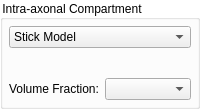
    <widget class="QGroupBox" name="m_IntraAxonalGroupBox">
     <property name="styleSheet">
      <string notr="true">QGroupBox {
  background-color: transparent;
}</string>
     </property>
     <property name="title">
      <string>Intra-axonal Compartment</string>
     </property>
     <layout class="QGridLayout" name="gridLayout_13">
      <property name="leftMargin">
       <number>6</number>
      </property>
      <property name="topMargin">
       <number>6</number>
      </property>
      <property name="rightMargin">
       <number>6</number>
      </property>
      <property name="bottomMargin">
       <number>6</number>
      </property>
      <item row="3" column="0">
       <widget class="QmitkTensorModelParametersWidget" name="m_TensorWidget1" native="true"/>
      </item>
      <item row="1" column="0">
       <widget class="QmitkStickModelParametersWidget" name="m_StickWidget1" native="true"/>
      </item>
      <item row="4" column="0">
       <widget class="QmitkPrototypeSignalParametersWidget" name="m_PrototypeWidget1" native="true"/>
      </item>
      <item row="0" column="0">
       <widget class="QComboBox" name="m_Compartment1Box">
        <property name="toolTip">
         <string>Select signal model for intra-axonal compartment.</string>
        </property>
        <item>
         <property name="text">
          <string>Stick Model</string>
         </property>
        </item>
        <item>
         <property name="text">
          <string>Zeppelin Model</string>
         </property>
        </item>
        <item>
         <property name="text">
          <string>Tensor Model</string>
         </property>
        </item>
        <item>
         <property name="text">
          <string>Prototype Signal</string>
         </property>
        </item>
       </widget>
      </item>
      <item row="2" column="0">
       <widget class="QmitkZeppelinModelParametersWidget" name="m_ZeppelinWidget1" native="true"/>
      </item>
      <item row="5" column="0">
       <widget class="QFrame" name="m_Comp1FractionFrame">
        <property name="frameShape">
         <enum>QFrame::NoFrame</enum>
        </property>
        <property name="frameShadow">
         <enum>QFrame::Raised</enum>
        </property>
        <layout class="QGridLayout" name="gridLayout_26">
         <property name="leftMargin">
          <number>0</number>
         </property>
         <property name="topMargin">
          <number>0</number>
         </property>
         <property name="rightMargin">
          <number>0</number>
         </property>
         <property name="bottomMargin">
          <number>0</number>
         </property>
         <item row="0" column="0">
          <widget class="QLabel" name="m_NoiseLabel_6">
           <property name="text">
            <string>Volume Fraction:</string>
           </property>
          </widget>
         </item>
         <item row="0" column="1">
          <widget class="QmitkDataStorageComboBoxWithSelectNone" name="m_Comp1VolumeFraction">
           <property name="toolTip">
            <string>Optional! If no volume fraction map for this compartment is set, the corresponding volume fractions are calculated from the input fibers.</string>
           </property>
          </widget>
         </item>
        </layout>
       </widget>
      </item>
     </layout>
    </widget>
